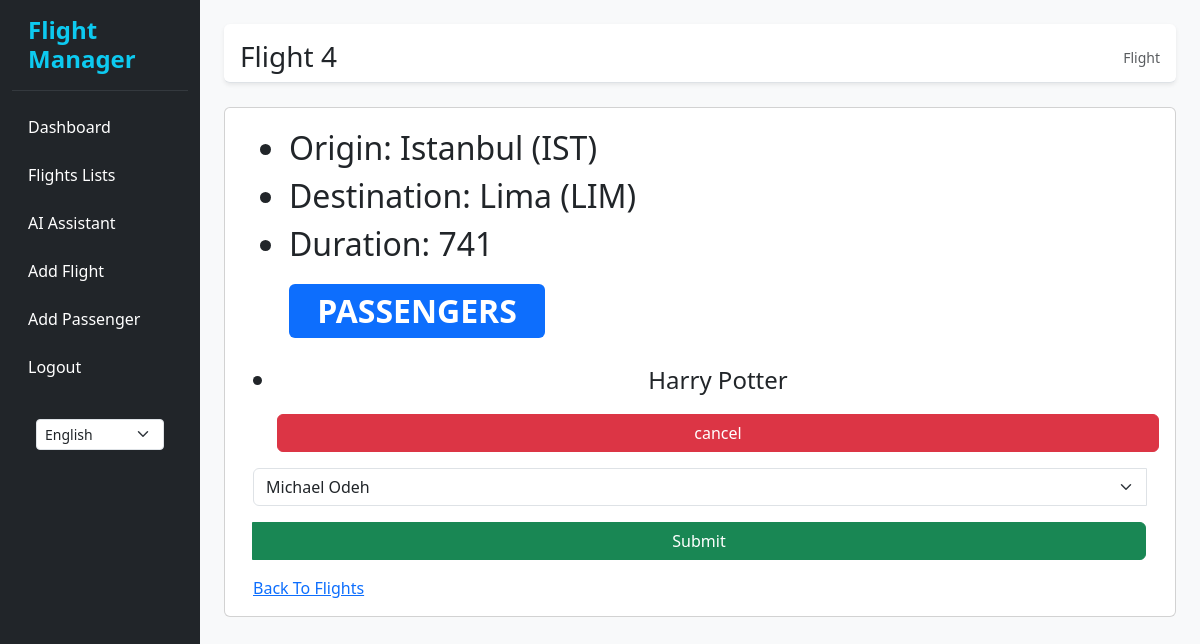
The page /flights_app/4 (signed in) on the database its author committed.
### flights_app/models.py (models this page shows, shortened)
class Flight(models.Model):
    origin = models.ForeignKey(Airport, on_delete=models.CASCADE,related_name="Departures")#models.CharField(max_length=64)
    destination = models.ForeignKey(Airport,on_delete=models.CASCADE,related_name="Arrivals") #models.CharField(max_length=64)
    duration = models.IntegerField()

class Airport(models.Model):
    code = models.CharField(max_length=64)
    city = models.CharField(max_length=64)
    def __str__(self):
        return f"{self.city} ({self.code})"

class Passenger(models.Model):
    first = models.CharField(max_length=64)
    last = models.CharField(max_length=64)
    flights = models.ManyToManyField(Flight, blank=True,related_name="passenger")
    image = models.ImageField(upload_to='passenger_images/', blank=True, null=True)
    def __str__(self):
        return f"{self.first} {self.last}"

### flights_app/views.py (the view)
# urls.py: path("<int:id>",views.flight,name="flight"),
@login_required(login_url='/users/login/')
def flight(request,id):
    flight = Flight.objects.get(pk=id)
    return render(request, "flights/flight.html",{
        "flight":flight,
        "passengers":flight.passenger.all(),
        "non_passengers":Passenger.objects.exclude(flights=flight).all()
    })

### flights_app/templates/flights/flight.html (shortened to what this page needs)
{% extends "flights/base.html" %}
{% load i18n %}
{% block page_title %} Flight {{ flight.id }} {% endblock %}
{% block parent_page %}{% trans "Flight" %} {% endblock %}
{% block body %}
    <ul class="ps-5 fs-2">
        <li>{% trans "Origin" %}: {{flight.origin}}</li>
        <li>{% trans "Destination" %}: {{flight.destination}}</li>
        <li>{% trans "Duration" %}: {{flight.duration}}</li>
    </ul>
    <h1 class="fs-2 badge bg-primary text-wrap ms-5 text-uppercase" style="width: 16rem; text-align:center;">Passengers</h1>
    <div class="row ms-4 text-center fs-4">
    <ul>
    {% for passenger in passengers %}
        <li class="mt-3">{{passenger}}
            <form action="{% url 'flights_app:cancel' flight.id %}" method="post">
                <input type="submit" value="cancel" class="input-group mt-3 btn btn-danger">
    </form>
        </li>
        {% empty %}
        <li>{% trans "No Passengers" %}</li>
        {%endfor%}
    </ul>
    </div>
    <div class="container">
    <form action="{% url 'flights_app:book' flight.id %}" method="post">
        <div class="input-group mb-3">
        <select class="form-select col-md-2" name="passenger">
            {% for passenger in non_passengers %}
            <option value="{{passenger.id}}">{{passenger}}</option>
            {% endfor %}
        </select>
        <input type="submit" class="input-group mt-3 btn btn-success">
        </div>
    </form>
    </div>
    <a href="{% url 'flights_app:flight_index' %}" class="container"> {% trans "Back To Flights" %}</a>
{% endblock %}

### rows shown on the page
Flight: id "4", origin "Istanbul (IST)", destination "Lima (LIM)", duration "741"
Passenger: first+last "Harry Potter"

### other values the page prints
form field language "English"
form field passenger "Michael Odeh"
